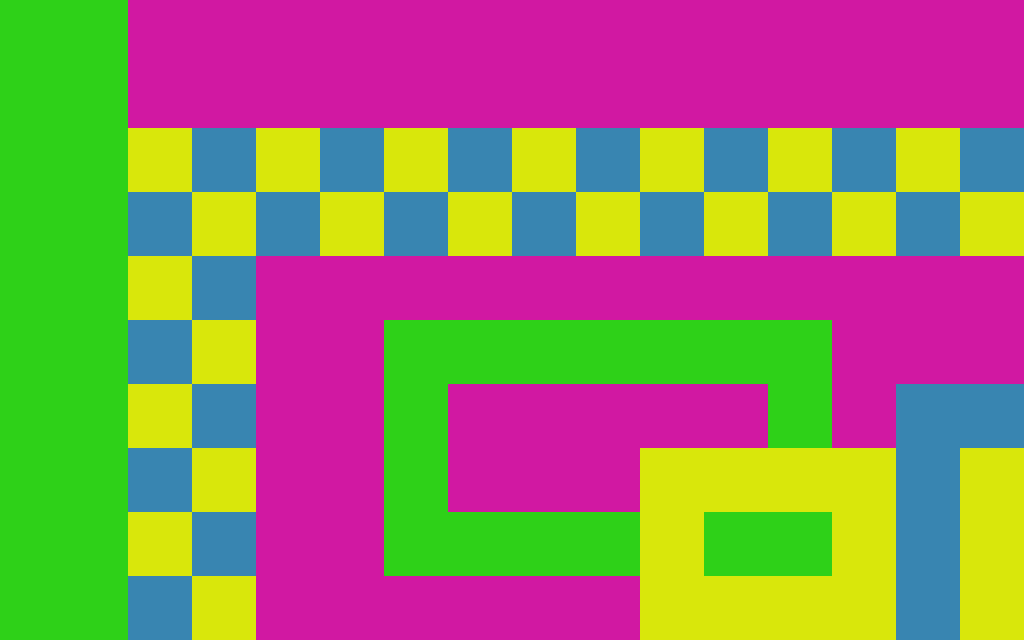

This is a level from a 2D game, rendered from its Tiled map with the project's own tilesets. A one-line summary and the map file follow, with tile-layer data summarised:
An orthogonal 16x10 tile map with 64x64 px tiles, 4 tile layers (Tile Layer 1, Tile Layer 2, Tile Layer 3, Tile Layer 4).

<map version="1.0" orientation="orthogonal" renderorder="right-down" width="16" height="10" tilewidth="64" tileheight="64">
 <properties>
  <property name="maxMoves" value="6" />
 </properties>
 <tileset firstgid="1" name="tiles" tilewidth="64" tileheight="64">
  <image source="tiles.jpg" width="640" height="128" />
 </tileset>
 <layer name="Tile Layer 1" width="16" height="10">
  <data>[160 cells, 66 non-empty, 1 distinct tile ids]</data>
 </layer>
 <layer name="Tile Layer 2" width="16" height="10">
  <data>[160 cells, 36 non-empty, 1 distinct tile ids]</data>
 </layer>
 <layer name="Tile Layer 3" width="16" height="10">
  <data>[160 cells, 25 non-empty, 1 distinct tile ids]</data>
 </layer>
 <layer name="Tile Layer 4" width="16" height="10">
  <data>[160 cells, 33 non-empty, 1 distinct tile ids]</data>
 </layer>
</map>
